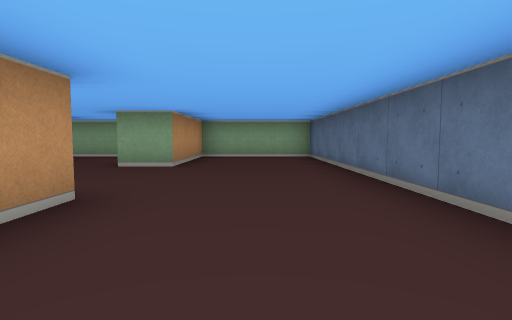
[1] (above)

20 first-person views from a walk through a cub3D ray-caster map. The camera is about half as high as the walls, tilts 4° down and sees 80° across. The floor is counted in squares. Each view is taken from the middle of a square. On the plan, view 1 faces up. The plan holds only what a view shows up to about 9 squares ahead; the rest is blank.

[2]
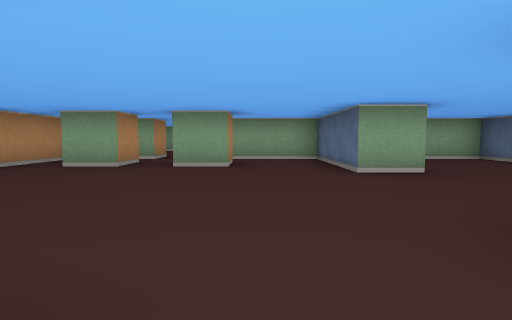

[3]
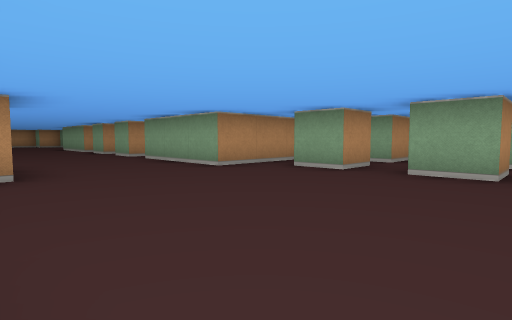

[4]
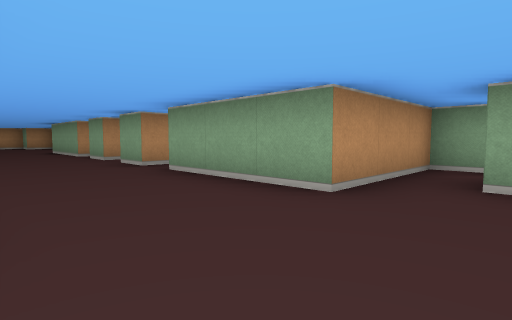

[5]
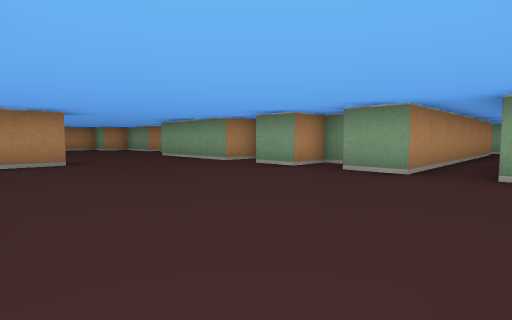

[6]
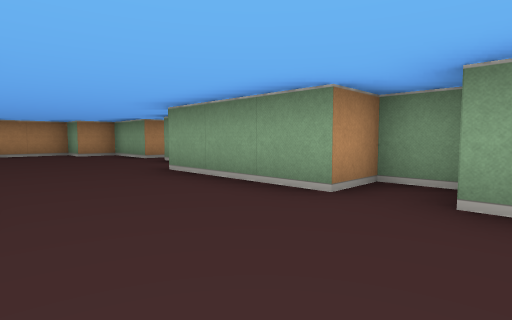

[7]
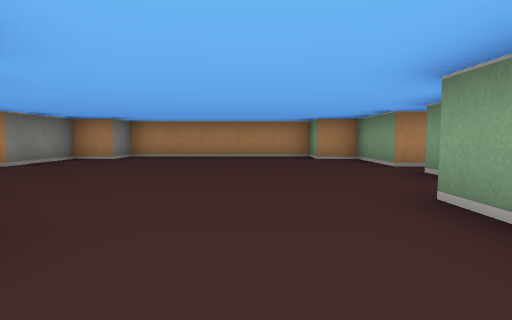

[8]
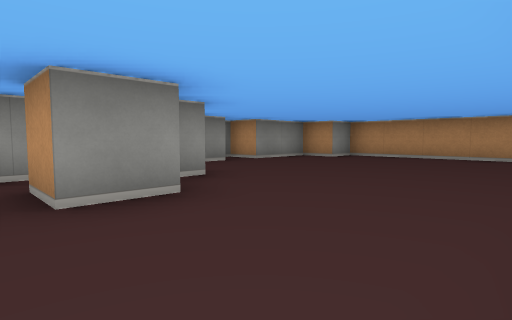

[9]
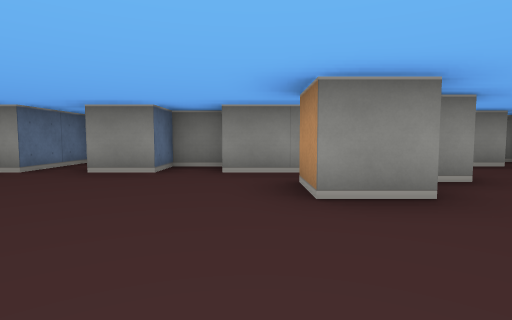

[10]
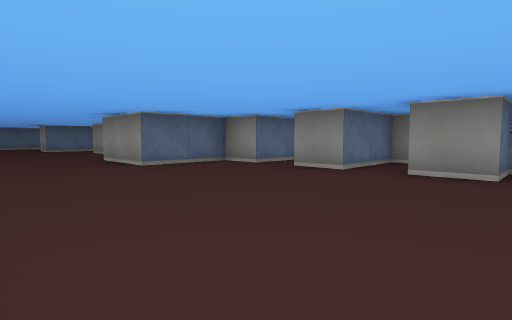

[11]
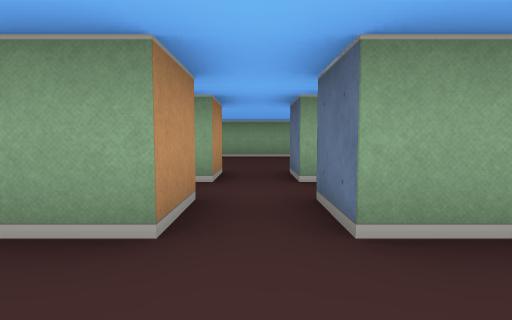

[12]
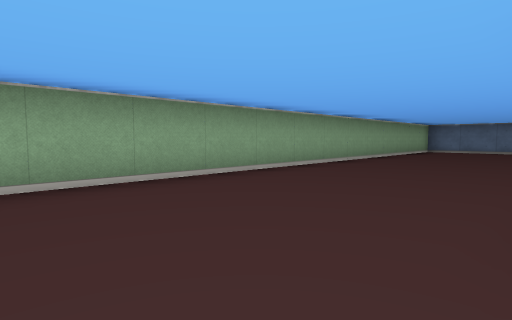

[13]
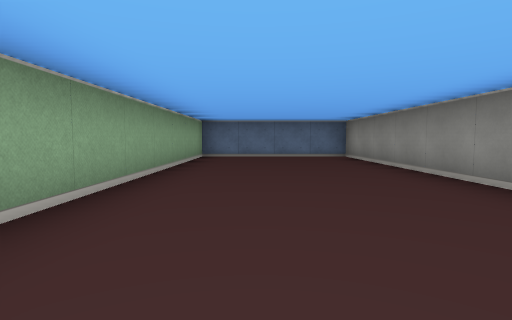

[14]
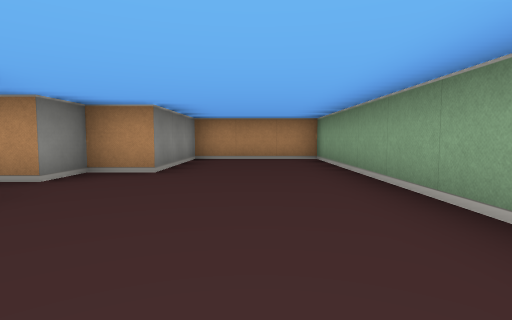

[15]
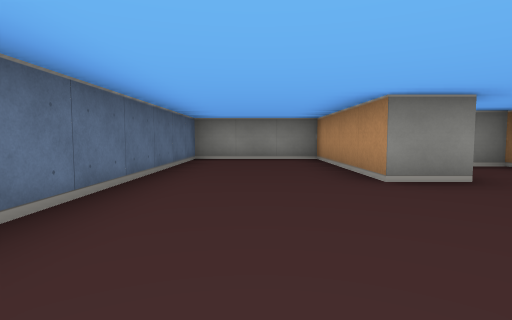

[16]
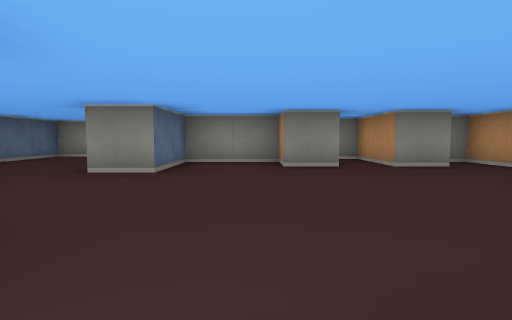

[17]
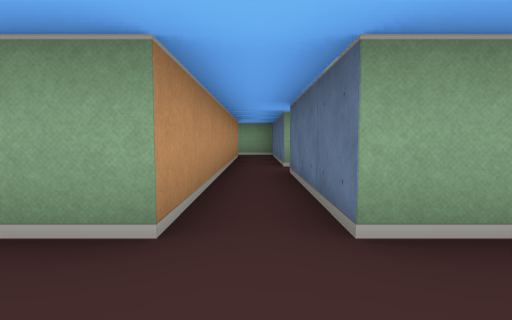

[18]
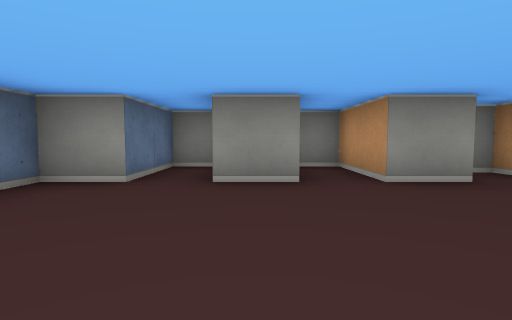

[19]
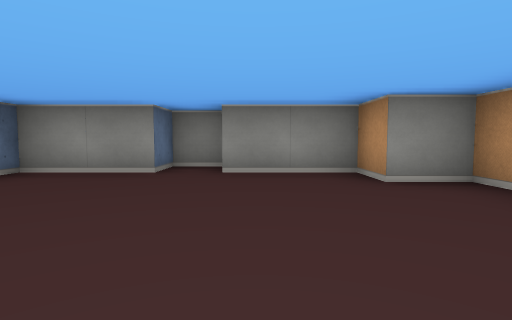

[20]
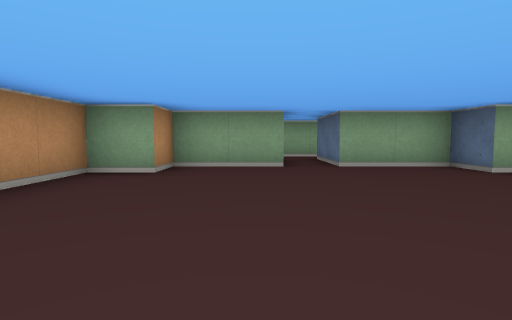

### Floor plan
Ten units are one square. View 1 is at (0, 0); x grows to the right and y downward. Boxes are objects, and circles mark ways between rooms. Rooms are numbered by the first view taken in them; rooms with no view inside come last. Other rooms are left out.
<svg viewBox="-260 -140 320 160">
<path fill="none" stroke="#000" d="M-125 -55 -135 -55M-76 -15 -65 -15 -65 5 -60 5M-140 -65 -145 -65 -145 -55 -155 -55M-122 15 -115 15 -115 -5 -105 -5 -105 -25 -85 -25 -85 -5 -81 -5M-56 -15 -45 -15 -45 -5 -25 -5 -25 -25 -15 -25 -15 15 15 15 15 -85 -15 -85 -15 -55 -25 -55 -25 -85 -55 -85M-156 -65 -165 -65 -165 -55 -195 -55 -195 -65 -215 -65M-65 -76 -65 -65 -75 -65M-166 5 -155 5 -155 -5 -145 -5 -145 15 -135 15 -135 -5 -125 -5M-65 -85 -85 -85 -85 -55 -115 -55M-178 -5 -165 -5M-186 -25 -175 -25 -175 -15M-45 -75 -45 -65 -55 -65 -55 -75M-196 -15 -190 -15M-225 -65 -245 -65 -245 -55 -255 -55 -255 -5 -245 -5 -245 5 -225 5 -225 15 -215 15 -215 5 -195 5M-1 -95 55 -95 55 -135 -105 -135 -105 -105 -75 -105 -75 -95 -65 -95 -65 -85M-55 -85 -55 -95M-115 -95 -115 -130M-125 -124 -125 -55M-115 -55 -115 -85"/>
<circle cx="-60" cy="-90" r="3" fill="#2a7"/>
<circle cx="-120" cy="-60" r="3" fill="#2a7"/>
<text x="-110" y="-30">1</text>
<text x="-20" y="-120">2</text>
<text x="-120" y="-90">3</text>
</svg>
Room 1 opens to room 2. Room 1 opens to room 3.

Where each view was taken, in squares from view 1:
view 1: 0 up, 0 right, facing up
view 2: 1 up, 4 left, facing up
view 3: 2 up, 4 left, facing up-left
view 4: 3 up, 7 left, facing up-left
view 5: 1 up, 11 left, facing up-left
view 6: 3 up, 15 left, facing up-left
view 7: 4 up, 17 left, facing left
view 8: 5 up, 17 left, facing down-left
view 9: 5 up, 17 left, facing down
view 10: 5 up, 16 left, facing down-right
view 11: 5 up, 6 left, facing up
view 12: 10 up, 7 left, facing up-right
view 13: 12 up, 3 left, facing right
view 14: 12 up, 3 left, facing left
view 15: 6 up, 0 right, facing down
view 16: 7 up, 4 left, facing down
view 17: 4 up, 12 left, facing up
view 18: 4 up, 13 left, facing down
view 19: 4 up, 23 left, facing down
view 20: 1 up, 23 left, facing up
